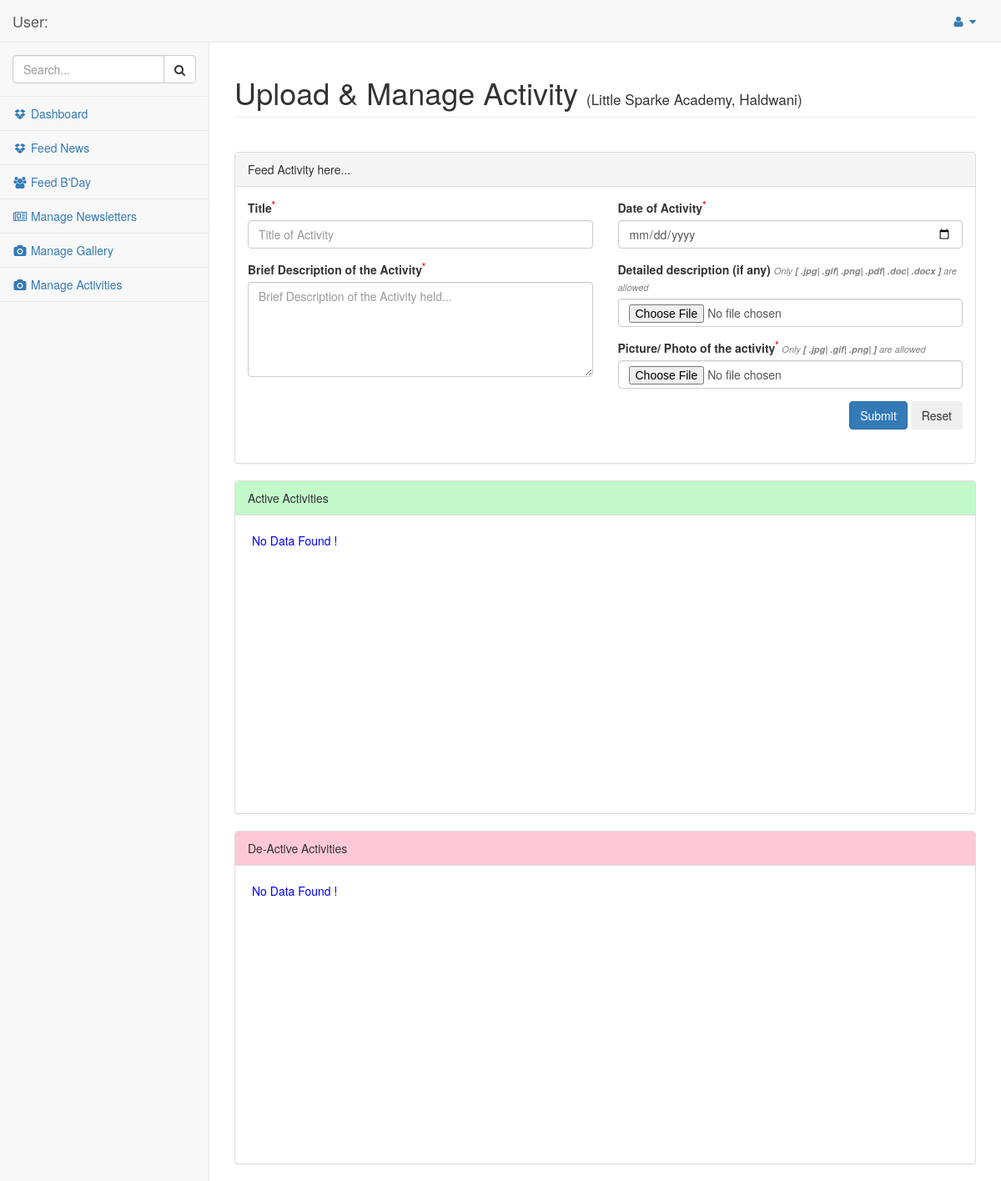
The page /admin__/index.php/activity on the database as committed earlier.
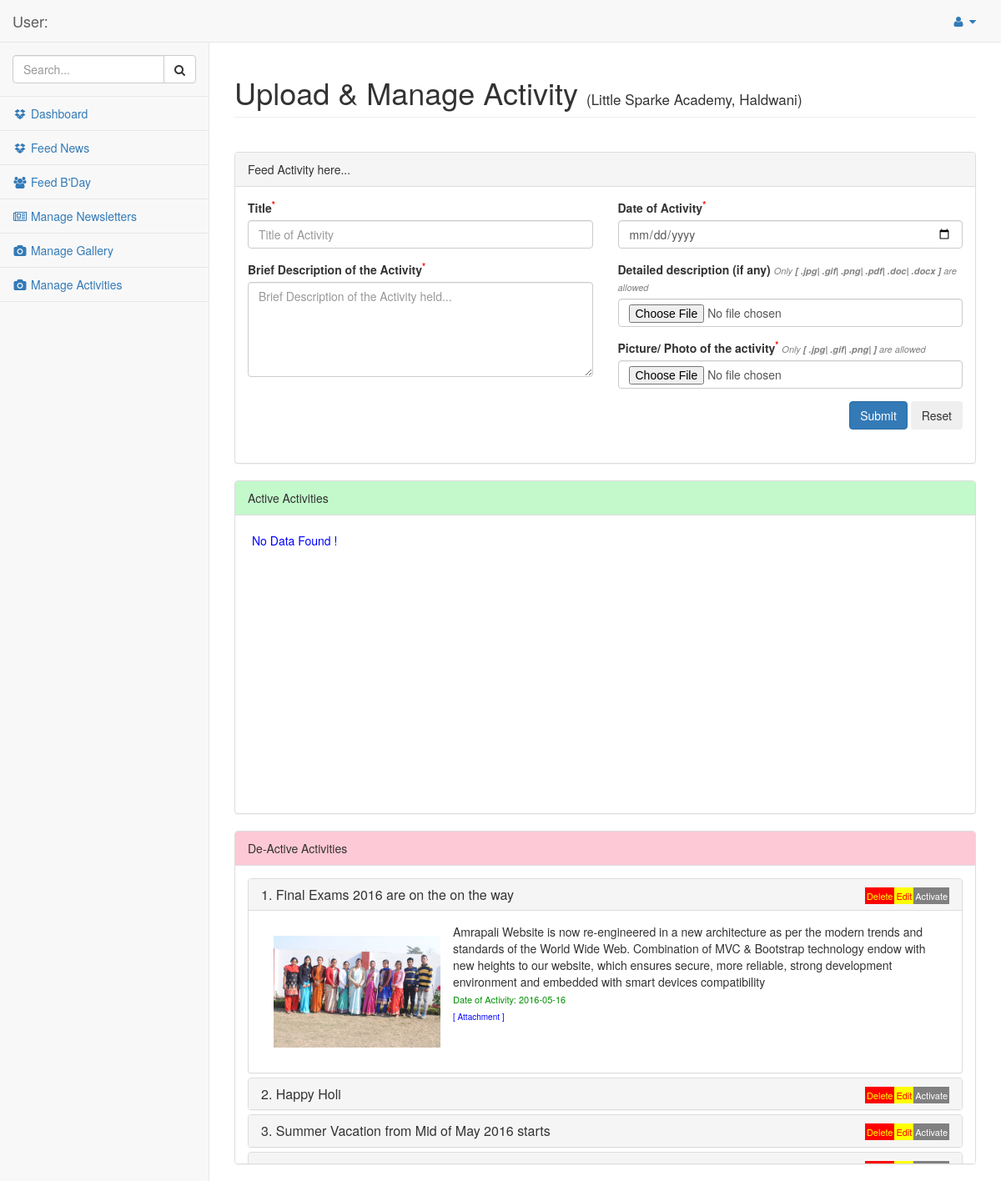
The same page on the database as committed later.
### tables this page shows
CREATE TABLE `activities` (
  `ID` int(11) NOT NULL,
  `TITLE_` varchar(200) NOT NULL,
  `BRIEF_` text NOT NULL,
  `DET_PATH` varchar(100) NOT NULL,
  `PICTURE_PATH` varchar(100) NOT NULL,
  `DATE_OF_ACTIVITY` varchar(15) NOT NULL,
  `DATE_` timestamp NOT NULL DEFAULT CURRENT_TIMESTAMP,
  `STATUS_` tinyint(1) NOT NULL
);

### admin__/application/controllers/Activity.php (called while the page is built, shortened)
<?php
class Activity extends CI_Controller {
    function __construct() {
        $this->load->model('My_model_activities', 'mma');
    }
    function index(){
    	$data['user___'] = $this->session->userdata('ussr_');
        $data['activity_'] = $this->mma->get_active_activities();
        $data['activity_d'] = $this->mma->get_deactive_activities();
        $data['folder_'] = 'activities';
        $data['page__'] = 'feedactivity';
        $data['page_head'] = 'Upload &amp; Manage Activity';
        $data['view1'] = 'viewactivities_active';
        $data['view2'] = 'viewactivities_deactive';
        $this->load->view('templates/header');
        $this->load->view('inner', $data);
        $this->load->view('templates/footer');
    }
}

### admin__/index.php (called while the page is built, shortened)
<?php
require_once BASEPATH.'core/CodeIgniter.php';

### admin__/application/models/My_model_activities.php (called while the page is built, shortened)
<?php
class My_model_activities extends CI_Model {
    function get_active_activities(){
        $this->db->where('STATUS_', 1);
        $query = $this->db->get('activities');
        return $query->result();
    }
    function get_deactive_activities(){
        $this->db->where('STATUS_', 0);
        $query = $this->db->get('activities');
        return $query->result();
    }
}

### admin__/application/views/activities/viewactivities_deactive.php (the view)
<div class="col-lg-12">
    <div class="panel panel-default"<?php echo $style_; ?>>
        <div class="panel-heading" style="background: #fdc9d6">
            De-Active Activities
        </div>
        <div class="panel-body">
            <?php $cnt_ = count($activity_d); ?>
            <?php if ($cnt_ != 0) { ?>
            <div class="panel-group" id="accordion">
                <?php $loop1 = 1; ?>
                <?php foreach ($activity_d as $item) { ?>
                    <div class="panel panel-default">
                        <div class="panel-heading">
                            <h4 class="panel-title">
                                <a data-toggle="collapse" data-parent="#accordion" href="#collapse<?php echo $item->ID; ?>"><?php echo $loop1; ?>. <?php echo $item->TITLE_; ?></a>
                                <?php echo anchor('activity/active_deactive_activity/'.$item->ID.'/1', '<span style="font-size: 11px; color: #ffffff; background: #808080; padding: 2px">Activate</span>', array('style'=>'float: right')); ?>
                                <?php echo anchor('activity/editactivity/'.$item->ID, '<span style="font-size: 11px; color: #ff0000; background: #ffff00; padding: 2px">Edit</span>', array('style'=>'float: right')); ?>
                                <?php echo anchor('activity/deleteactivity/'.$item->ID, '<span style="font-size: 11px; color: #ffff00; background: #ff0000; padding: 2px">Delete</span>', array('style'=>'float: right')); ?>
                            </h4>
                        </div>
                        <div id="collapse<?php echo $item->ID; ?>" class="panel-collapse collapse<?php if($loop1 == 1){ echo " in"; } ?>">
                            <div class="panel-body">
                                <a href="<?php echo base_url('_assets_/activities/photos/'.$item->PICTURE_PATH);?>" target="_blank">
                                    <img src="<?php echo base_url('_assets_/activities/photos/'.$item->PICTURE_PATH);?>" border="0" hspace="15" vspace="15" align="left" width="200" />
                                </a>
                                <?php echo $item->BRIEF_;?>
                                <br />
                                <span style="font-size: 11px; color: #009000">Date of Activity: <?php echo $item->DATE_OF_ACTIVITY;?></span>
                                <br />
                                <?php if($item->DET_PATH != 'x'){ ?>
                                <a style="font-size: 10px; color: #0000ff" href="<?php echo base_url('_assets_/activities/'.$item->DET_PATH);?>" target="_blank">[ Attachment ]</a>
                                <?php } ?>
                            </div>
                        </div>
                    </div>
                <?php $loop1 += 1; ?>
                <?php } ?>
            </div>
            <?php } else { ?>
                <div style="padding: 5px; float: left; color: #0000FF;">No Data Found !</div>
            <?php } ?>
        </div>
    </div>
</div>

Rows that differ between the two databases and show on the page:
added activities: TITLE_ "Final Exams 2016 are on the on the way", ID "Activate", ID "Edit", ID "Delete", PICTURE_PATH (picture), BRIEF_ "Amrapali Website is now re-engineered in a new architecture as per the modern trends and standards of the World Wide Web. Combination of MVC & Bootstrap technology endow with new heights to our website, which ensures secure, more reliable, strong development environment and embedded with smart devices compatibility", DATE_OF_ACTIVITY "2016-05-16"
added activities: TITLE_ "Happy Holi", ID "Activate", ID "Edit", ID "Delete"
added activities: TITLE_ "Summer Vacation from Mid of May 2016 starts", ID "Activate", ID "Edit", ID "Delete"
Other text that changed with them:
text no longer shown: "No Data Found !"
